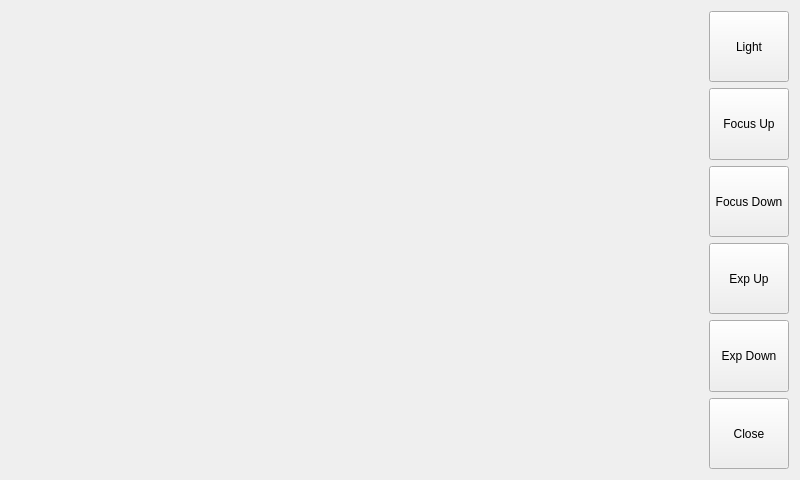
<?xml version="1.0" encoding="UTF-8"?>
<ui version="4.0">
 <class>LasBarcodeViewForm</class>
 <widget class="QWidget" name="LasBarcodeViewForm">
  <property name="geometry">
   <rect>
    <x>0</x>
    <y>0</y>
    <width>800</width>
    <height>480</height>
   </rect>
  </property>
  <property name="windowTitle">
   <string>Scan Barcode</string>
  </property>
  <layout class="QGridLayout" name="gridLayout">
   <item row="0" column="0" rowspan="6">
    <widget class="QWidget" name="videoWidget" native="true">
     <property name="sizePolicy">
      <sizepolicy hsizetype="Expanding" vsizetype="Expanding">
       <horstretch>0</horstretch>
       <verstretch>0</verstretch>
      </sizepolicy>
     </property>
    </widget>
   </item>
   <item row="0" column="1">
    <widget class="QPushButton" name="lightButton">
     <property name="sizePolicy">
      <sizepolicy hsizetype="Minimum" vsizetype="Expanding">
       <horstretch>0</horstretch>
       <verstretch>0</verstretch>
      </sizepolicy>
     </property>
     <property name="text">
      <string>Light</string>
     </property>
    </widget>
   </item>
   <item row="1" column="1">
    <widget class="QPushButton" name="focusUpButton">
     <property name="sizePolicy">
      <sizepolicy hsizetype="Minimum" vsizetype="Expanding">
       <horstretch>0</horstretch>
       <verstretch>0</verstretch>
      </sizepolicy>
     </property>
     <property name="text">
      <string>Focus Up</string>
     </property>
    </widget>
   </item>
   <item row="2" column="1">
    <widget class="QPushButton" name="focusDownButton">
     <property name="sizePolicy">
      <sizepolicy hsizetype="Minimum" vsizetype="Expanding">
       <horstretch>0</horstretch>
       <verstretch>0</verstretch>
      </sizepolicy>
     </property>
     <property name="text">
      <string>Focus Down</string>
     </property>
    </widget>
   </item>
   <item row="3" column="1">
    <widget class="QPushButton" name="expUpButton">
     <property name="sizePolicy">
      <sizepolicy hsizetype="Minimum" vsizetype="Expanding">
       <horstretch>0</horstretch>
       <verstretch>0</verstretch>
      </sizepolicy>
     </property>
     <property name="text">
      <string>Exp Up</string>
     </property>
    </widget>
   </item>
   <item row="4" column="1">
    <widget class="QPushButton" name="expDownButton">
     <property name="sizePolicy">
      <sizepolicy hsizetype="Minimum" vsizetype="Expanding">
       <horstretch>0</horstretch>
       <verstretch>0</verstretch>
      </sizepolicy>
     </property>
     <property name="text">
      <string>Exp Down</string>
     </property>
    </widget>
   </item>
   <item row="5" column="1">
    <widget class="QPushButton" name="closeButton">
     <property name="sizePolicy">
      <sizepolicy hsizetype="Minimum" vsizetype="Expanding">
       <horstretch>0</horstretch>
       <verstretch>0</verstretch>
      </sizepolicy>
     </property>
     <property name="text">
      <string>Close</string>
     </property>
    </widget>
   </item>
  </layout>
 </widget>
 <resources/>
 <connections/>
</ui>
